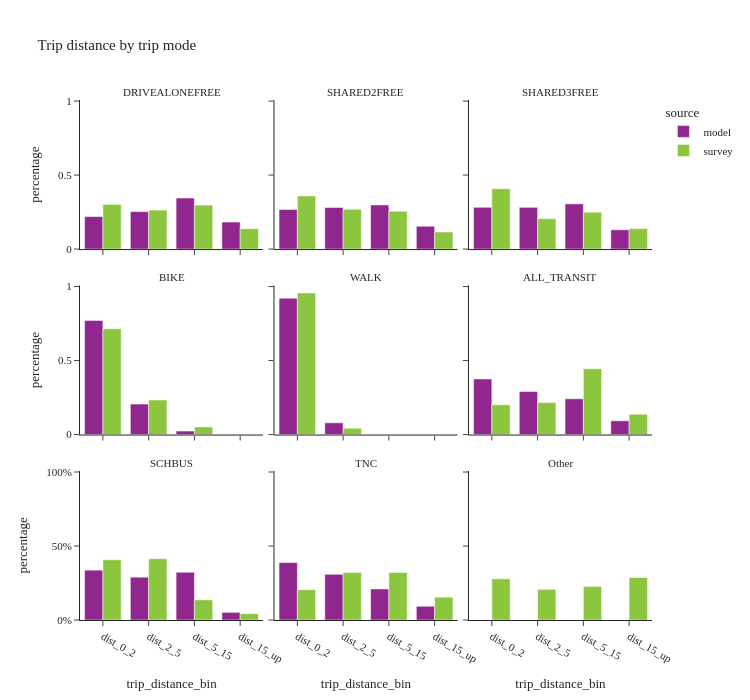

This figure's notebook cell:
### Markdown cell above
## trip destination by mode

### Code cell
util.plot_share_facetbar(trip_data, 'trip_weight', share_col="trip_distance_bin", title="Trip distance by trip mode", 
                            facet_col="trip_mode_transit_agg", facet_col_wrap=3, height=700, orientation='v')

### Figure 1 — Plotly figure (JSON) as saved in the notebook; plotly's stock layout.template omitted (floating-point values rounded to 4 significant figures)
{"data": [{"alignmentgroup": "True", "customdata": [[1384555], [1594928], [2171429], [1150997]], "hovertemplate": "source=model<br>trip_mode_transit_agg=DRIVEALONEFREE<br>trip_distance_bin=%{x}<br>percentage=%{y}<br>sample_size=%{customdata[0]}<extra></extra>", "legendgroup": "model", "marker": {"color": "#91268F", "pattern": {"shape": ""}}, "name": "model", "offsetgroup": "model", "orientation": "v", "showlegend": true, "textposition": "auto", "type": "bar", "x": ["dist_0_2", "dist_2_5", "dist_5_15", "dist_15_up"], "xaxis": "x7", "y": [0.2197, 0.2531, 0.3446, 0.1826], "yaxis": "y7"}, {"alignmentgroup": "True", "customdata": [[644816], [677236], [719082], [370894]], "hovertemplate": "source=model<br>trip_mode_transit_agg=SHARED2FREE<br>trip_distance_bin=%{x}<br>percentage=%{y}<br>sample_size=%{customdata[0]}<extra></extra>", "legendgroup": "model", "marker": {"color": "#91268F", "pattern": {"shape": ""}}, "name": "model", "offsetgroup": "model", "orientation": "v", "showlegend": false, "textposition": "auto", "type": "bar", "x": ["dist_0_2", "dist_2_5", "dist_5_15", "dist_15_up"], "xaxis": "x8", "y": [0.2673, 0.2808, 0.2981, 0.1538], "yaxis": "y8"}, {"alignmentgroup": "True", "customdata": [[470244], [469669], [508914], [216991]], "hovertemplate": "source=model<br>trip_mode_transit_agg=SHARED3FREE<br>trip_distance_bin=%{x}<br>percentage=%{y}<br>sample_size=%{customdata[0]}<extra></extra>", "legendgroup": "model", "marker": {"color": "#91268F", "pattern": {"shape": ""}}, "name": "model", "offsetgroup": "model", "orientation": "v", "showlegend": false, "textposition": "auto", "type": "bar", "x": ["dist_0_2", "dist_2_5", "dist_5_15", "dist_15_up"], "xaxis": "x9", "y": [0.2823, 0.2819, 0.3055, 0.1303], "yaxis": "y9"}, {"alignmentgroup": "True", "customdata": [[159534], [42527], [4776], [49]], "hovertemplate": "source=model<br>trip_mode_transit_agg=BIKE<br>trip_distance_bin=%{x}<br>percentage=%{y}<br>sample_size=%{customdata[0]}<extra></extra>", "legendgroup": "model", "marker": {"color": "#91268F", "pattern": {"shape": ""}}, "name": "model", "offsetgroup": "model", "orientation": "v", "showlegend": false, "textposition": "auto", "type": "bar", "x": ["dist_0_2", "dist_2_5", "dist_5_15", "dist_15_up"], "xaxis": "x4", "y": [0.7711, 0.2056, 0.02309, 0.0002368], "yaxis": "y4"}, {"alignmentgroup": "True", "customdata": [[1473863], [126186], [63]], "hovertemplate": "source=model<br>trip_mode_transit_agg=WALK<br>trip_distance_bin=%{x}<br>percentage=%{y}<br>sample_size=%{customdata[0]}<extra></extra>", "legendgroup": "model", "marker": {"color": "#91268F", "pattern": {"shape": ""}}, "name": "model", "offsetgroup": "model", "orientation": "v", "showlegend": false, "textposition": "auto", "type": "bar", "x": ["dist_0_2", "dist_2_5", "dist_5_15"], "xaxis": "x5", "y": [0.9211, 0.07886, 3.937e-05], "yaxis": "y5"}, {"alignmentgroup": "True", "customdata": [[104476], [80926], [67067], [25779]], "hovertemplate": "source=model<br>trip_mode_transit_agg=ALL_TRANSIT<br>trip_distance_bin=%{x}<br>percentage=%{y}<br>sample_size=%{customdata[0]}<extra></extra>", "legendgroup": "model", "marker": {"color": "#91268F", "pattern": {"shape": ""}}, "name": "model", "offsetgroup": "model", "orientation": "v", "showlegend": false, "textposition": "auto", "type": "bar", "x": ["dist_0_2", "dist_2_5", "dist_5_15", "dist_15_up"], "xaxis": "x6", "y": [0.3755, 0.2908, 0.241, 0.09265], "yaxis": "y6"}, {"alignmentgroup": "True", "customdata": [[79072], [67915], [75748], [12084]], "hovertemplate": "source=model<br>trip_mode_transit_agg=SCHBUS<br>trip_distance_bin=%{x}<br>percentage=%{y}<br>sample_size=%{customdata[0]}<extra></extra>", "legendgroup": "model", "marker": {"color": "#91268F", "pattern": {"shape": ""}}, "name": "model", "offsetgroup": "model", "orientation": "v", "showlegend": false, "textposition": "auto", "type": "bar", "x": ["dist_0_2", "dist_2_5", "dist_5_15", "dist_15_up"], "xaxis": "x", "y": [0.3367, 0.2892, 0.3226, 0.05146], "yaxis": "y"}, {"alignmentgroup": "True", "customdata": [[50082], [39819], [27067], [12039]], "hovertemplate": "source=model<br>trip_mode_transit_agg=TNC<br>trip_distance_bin=%{x}<br>percentage=%{y}<br>sample_size=%{customdata[0]}<extra></extra>", "legendgroup": "model", "marker": {"color": "#91268F", "pattern": {"shape": ""}}, "name": "model", "offsetgroup": "model", "orientation": "v", "showlegend": false, "textposition": "auto", "type": "bar", "x": ["dist_0_2", "dist_2_5", "dist_5_15", "dist_15_up"], "xaxis": "x2", "y": [0.3882, 0.3087, 0.2098, 0.09332], "yaxis": "y2"}, {"alignmentgroup": "True", "customdata": [[4963], [4104], [4152], [1784]], "hovertemplate": "source=survey<br>trip_mode_transit_agg=DRIVEALONEFREE<br>trip_distance_bin=%{x}<br>percentage=%{y}<br>sample_size=%{customdata[0]}<extra></extra>", "legendgroup": "survey", "marker": {"color": "#8CC63E", "pattern": {"shape": ""}}, "name": "survey", "offsetgroup": "survey", "orientation": "v", "showlegend": true, "textposition": "auto", "type": "bar", "x": ["dist_0_2", "dist_2_5", "dist_5_15", "dist_15_up"], "xaxis": "x7", "y": [0.302, 0.2635, 0.2971, 0.1374], "yaxis": "y7"}, {"alignmentgroup": "True", "customdata": [[2518], [2156], [1699], [658]], "hovertemplate": "source=survey<br>trip_mode_transit_agg=SHARED2FREE<br>trip_distance_bin=%{x}<br>percentage=%{y}<br>sample_size=%{customdata[0]}<extra></extra>", "legendgroup": "survey", "marker": {"color": "#8CC63E", "pattern": {"shape": ""}}, "name": "survey", "offsetgroup": "survey", "orientation": "v", "showlegend": false, "textposition": "auto", "type": "bar", "x": ["dist_0_2", "dist_2_5", "dist_5_15", "dist_15_up"], "xaxis": "x8", "y": [0.3593, 0.2689, 0.2559, 0.1159], "yaxis": "y8"}, {"alignmentgroup": "True", "customdata": [[1635], [1269], [1109], [481]], "hovertemplate": "source=survey<br>trip_mode_transit_agg=SHARED3FREE<br>trip_distance_bin=%{x}<br>percentage=%{y}<br>sample_size=%{customdata[0]}<extra></extra>", "legendgroup": "survey", "marker": {"color": "#8CC63E", "pattern": {"shape": ""}}, "name": "survey", "offsetgroup": "survey", "orientation": "v", "showlegend": false, "textposition": "auto", "type": "bar", "x": ["dist_0_2", "dist_2_5", "dist_5_15", "dist_15_up"], "xaxis": "x9", "y": [0.4073, 0.2053, 0.2493, 0.1381], "yaxis": "y9"}, {"alignmentgroup": "True", "customdata": [[532], [296], [20]], "hovertemplate": "source=survey<br>trip_mode_transit_agg=BIKE<br>trip_distance_bin=%{x}<br>percentage=%{y}<br>sample_size=%{customdata[0]}<extra></extra>", "legendgroup": "survey", "marker": {"color": "#8CC63E", "pattern": {"shape": ""}}, "name": "survey", "offsetgroup": "survey", "orientation": "v", "showlegend": false, "textposition": "auto", "type": "bar", "x": ["dist_0_2", "dist_2_5", "dist_5_15"], "xaxis": "x4", "y": [0.7149, 0.2335, 0.05169], "yaxis": "y4"}, {"alignmentgroup": "True", "customdata": [[7824], [364], [16]], "hovertemplate": "source=survey<br>trip_mode_transit_agg=WALK<br>trip_distance_bin=%{x}<br>percentage=%{y}<br>sample_size=%{customdata[0]}<extra></extra>", "legendgroup": "survey", "marker": {"color": "#8CC63E", "pattern": {"shape": ""}}, "name": "survey", "offsetgroup": "survey", "orientation": "v", "showlegend": false, "textposition": "auto", "type": "bar", "x": ["dist_0_2", "dist_2_5", "dist_5_15"], "xaxis": "x5", "y": [0.9569, 0.04249, 0.0005905], "yaxis": "y5"}, {"alignmentgroup": "True", "customdata": [[496], [598], [600], [184]], "hovertemplate": "source=survey<br>trip_mode_transit_agg=ALL_TRANSIT<br>trip_distance_bin=%{x}<br>percentage=%{y}<br>sample_size=%{customdata[0]}<extra></extra>", "legendgroup": "survey", "marker": {"color": "#8CC63E", "pattern": {"shape": ""}}, "name": "survey", "offsetgroup": "survey", "orientation": "v", "showlegend": false, "textposition": "auto", "type": "bar", "x": ["dist_0_2", "dist_2_5", "dist_5_15", "dist_15_up"], "xaxis": "x6", "y": [0.2012, 0.2172, 0.4442, 0.1374], "yaxis": "y6"}, {"alignmentgroup": "True", "customdata": [[134], [137], [35], [9]], "hovertemplate": "source=survey<br>trip_mode_transit_agg=SCHBUS<br>trip_distance_bin=%{x}<br>percentage=%{y}<br>sample_size=%{customdata[0]}<extra></extra>", "legendgroup": "survey", "marker": {"color": "#8CC63E", "pattern": {"shape": ""}}, "name": "survey", "offsetgroup": "survey", "orientation": "v", "showlegend": false, "textposition": "auto", "type": "bar", "x": ["dist_0_2", "dist_2_5", "dist_5_15", "dist_15_up"], "xaxis": "x", "y": [0.4071, 0.4138, 0.1363, 0.04283], "yaxis": "y"}, {"alignmentgroup": "True", "customdata": [[51], [53], [54], [22]], "hovertemplate": "source=survey<br>trip_mode_transit_agg=TNC<br>trip_distance_bin=%{x}<br>percentage=%{y}<br>sample_size=%{customdata[0]}<extra></extra>", "legendgroup": "survey", "marker": {"color": "#8CC63E", "pattern": {"shape": ""}}, "name": "survey", "offsetgroup": "survey", "orientation": "v", "showlegend": false, "textposition": "auto", "type": "bar", "x": ["dist_0_2", "dist_2_5", "dist_5_15", "dist_15_up"], "xaxis": "x2", "y": [0.2047, 0.3204, 0.3205, 0.1544], "yaxis": "y2"}, {"alignmentgroup": "True", "customdata": [[345], [103], [168], [151]], "hovertemplate": "source=survey<br>trip_mode_transit_agg=Other<br>trip_distance_bin=%{x}<br>percentage=%{y}<br>sample_size=%{customdata[0]}<extra></extra>", "legendgroup": "survey", "marker": {"color": "#8CC63E", "pattern": {"shape": ""}}, "name": "survey", "offsetgroup": "survey", "orientation": "v", "showlegend": false, "textposition": "auto", "type": "bar", "x": ["dist_0_2", "dist_2_5", "dist_5_15", "dist_15_up"], "xaxis": "x3", "y": [0.2784, 0.2072, 0.227, 0.2874], "yaxis": "y3"}], "layout": {"annotations": [{"font": {}, "showarrow": false, "text": "SCHBUS", "x": 0.16, "xanchor": "center", "xref": "paper", "y": 0.2867, "yanchor": "bottom", "yref": "paper"}, {"font": {}, "showarrow": false, "text": "TNC", "x": 0.5, "xanchor": "center", "xref": "paper", "y": 0.2867, "yanchor": "bottom", "yref": "paper"}, {"font": {}, "showarrow": false, "text": "Other", "x": 0.84, "xanchor": "center", "xref": "paper", "y": 0.2867, "yanchor": "bottom", "yref": "paper"}, {"font": {}, "showarrow": false, "text": "BIKE", "x": 0.16, "xanchor": "center", "xref": "paper", "y": 0.6433, "yanchor": "bottom", "yref": "paper"}, {"font": {}, "showarrow": false, "text": "WALK", "x": 0.5, "xanchor": "center", "xref": "paper", "y": 0.6433, "yanchor": "bottom", "yref": "paper"}, {"font": {}, "showarrow": false, "text": "ALL_TRANSIT", "x": 0.84, "xanchor": "center", "xref": "paper", "y": 0.6433, "yanchor": "bottom", "yref": "paper"}, {"font": {}, "showarrow": false, "text": "DRIVEALONEFREE", "x": 0.16, "xanchor": "center", "xref": "paper", "y": 1.0, "yanchor": "bottom", "yref": "paper"}, {"font": {}, "showarrow": false, "text": "SHARED2FREE", "x": 0.5, "xanchor": "center", "xref": "paper", "y": 1.0, "yanchor": "bottom", "yref": "paper"}, {"font": {}, "showarrow": false, "text": "SHARED3FREE", "x": 0.84, "xanchor": "center", "xref": "paper", "y": 1.0, "yanchor": "bottom", "yref": "paper"}], "barmode": "group", "height": 700, "legend": {"title": {"text": "source"}, "tracegroupgap": 0}, "title": {"text": "Trip distance by trip mode"}, "width": 750, "xaxis": {"anchor": "y", "domain": [0, 0.32], "title": {"text": "trip_distance_bin"}}, "xaxis2": {"anchor": "y2", "domain": [0.34, 0.66], "matches": "x", "title": {"text": "trip_distance_bin"}}, "xaxis3": {"anchor": "y3", "domain": [0.68, 1.0], "matches": "x", "title": {"text": "trip_distance_bin"}}, "xaxis4": {"anchor": "y4", "domain": [0, 0.32], "matches": "x", "showticklabels": false}, "xaxis5": {"anchor": "y5", "domain": [0.34, 0.66], "matches": "x", "showticklabels": false}, "xaxis6": {"anchor": "y6", "domain": [0.68, 1.0], "matches": "x", "showticklabels": false}, "xaxis7": {"anchor": "y7", "domain": [0, 0.32], "matches": "x", "showticklabels": false}, "xaxis8": {"anchor": "y8", "domain": [0.34, 0.66], "matches": "x", "showticklabels": false}, "xaxis9": {"anchor": "y9", "domain": [0.68, 1.0], "matches": "x", "showticklabels": false}, "yaxis": {"anchor": "x", "domain": [0, 0.2867], "tickformat": ".0%", "title": {"text": "percentage"}}, "yaxis2": {"anchor": "x2", "domain": [0, 0.2867], "matches": "y", "showticklabels": false, "tickformat": ".0%"}, "yaxis3": {"anchor": "x3", "domain": [0, 0.2867], "matches": "y", "showticklabels": false}, "yaxis4": {"anchor": "x4", "domain": [0.3567, 0.6433], "matches": "y", "title": {"text": "percentage"}}, "yaxis5": {"anchor": "x5", "domain": [0.3567, 0.6433], "matches": "y", "showticklabels": false}, "yaxis6": {"anchor": "x6", "domain": [0.3567, 0.6433], "matches": "y", "showticklabels": false}, "yaxis7": {"anchor": "x7", "domain": [0.7133, 1.0], "matches": "y", "title": {"text": "percentage"}}, "yaxis8": {"anchor": "x8", "domain": [0.7133, 1.0], "matches": "y", "showticklabels": false}, "yaxis9": {"anchor": "x9", "domain": [0.7133, 1.0], "matches": "y", "showticklabels": false}}}
